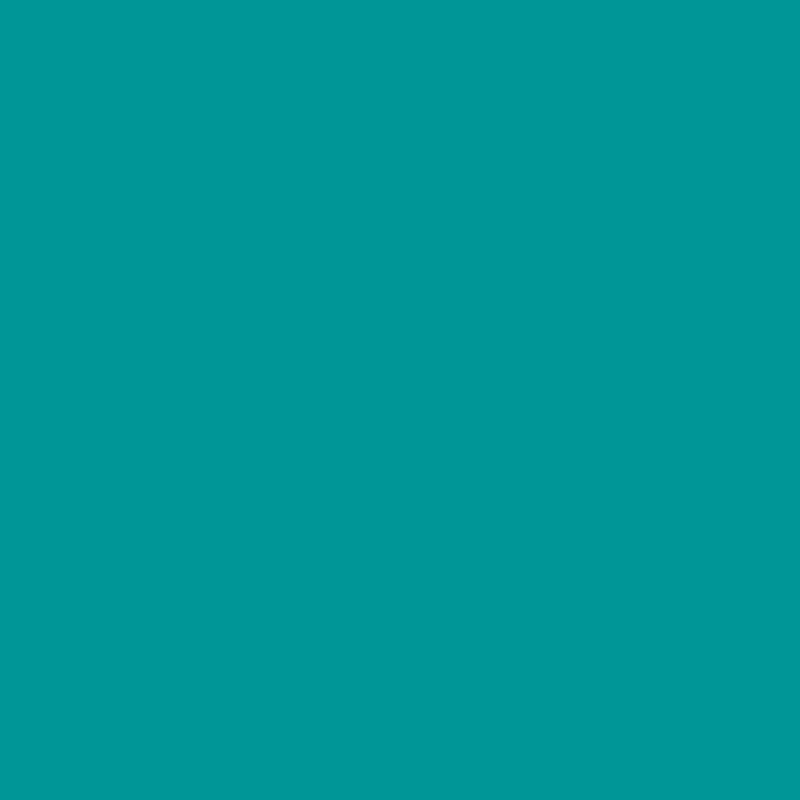
Frame 1 (no input)
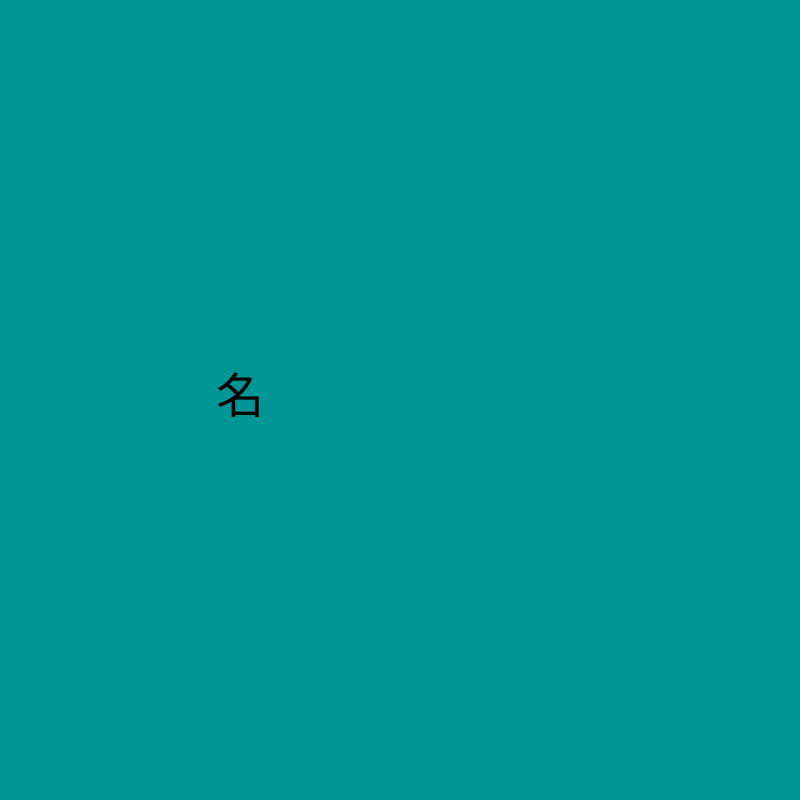
Frame 60 (no input)
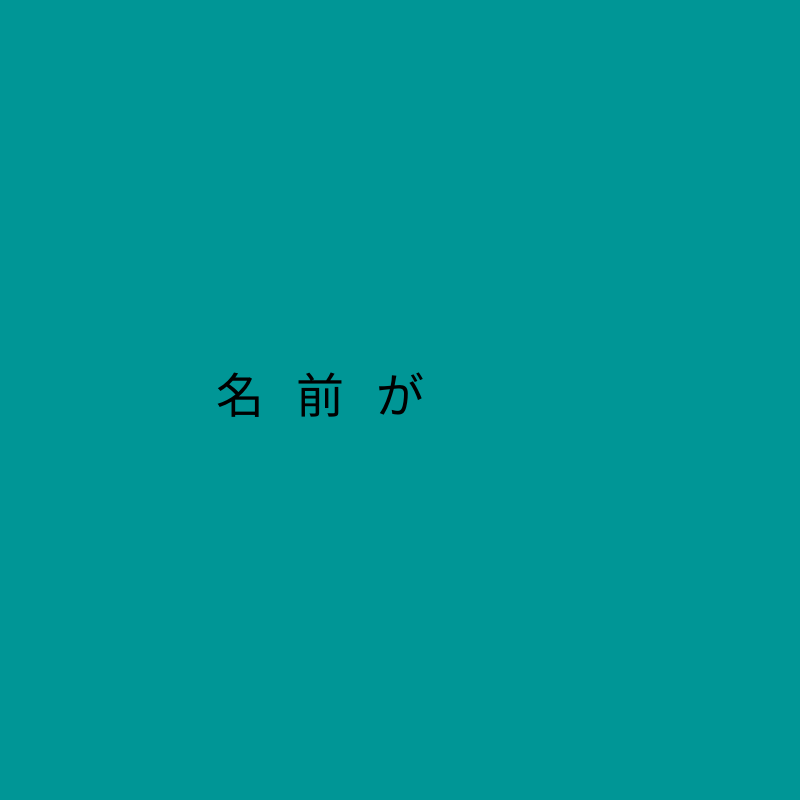
Frame 120 (the mouse pressed at the canvas centre since frame 60)

The p5.js sketch that drew these frames (run headless with seeded random() and noise() and a simulated clock; from frame 60 on, the mouse is pressed at the canvas centre):

// p5.js sketch
// ── sketch.js
// dima_challenge_01
// Dima Konev
// 

function setup() {
    createCanvas(800, 800);

}

maxSymbols = 0;
startSymbol = 0;
endSymbol = 5;
currentSet = 0;

var symbols = [ "名前がない" ];


function draw() {
    background(0, 150, 150);

    fill(0, 0, 0);
    textAlign(CENTER, CENTER);
    textSize(48);

    for(var i = startSymbol; i < maxSymbols; i++) {
        text(symbols[currentSet][i], 240 + 80 * i, 400);
    }

    if (frameCount % 30 == 0) {
        maxSymbols++;
    }
    //don't go beyond max symbols
    if (maxSymbols > endSymbol) {
        maxSymbols = 0;
    }
    //change to next symbol set
    if (frameCount % 180 == 0) {
       currentSet++;
    }
    //don't go beyond number of symbol sets
    if (currentSet == symbols.length) {
        currentSet = 0;
    }
}
